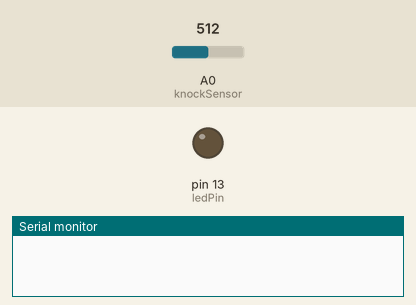
Bench run of a sketch on a simulated Arduino Uno, built with avr-gcc and run on an emulated ATmega328P. Shown: output pins drawn as LEDs (lit = HIGH), the last lines printed to the serial monitor. Dashed ring = blinking. The test bench sets the inputs (shaded band); at power-on: A0 (knockSensor) = 512.

Above: at 1.2 s.
1.3 s: A0 (knockSensor) set to 598
2.8 s: A0 (knockSensor) set to 626
At 3.05 s:
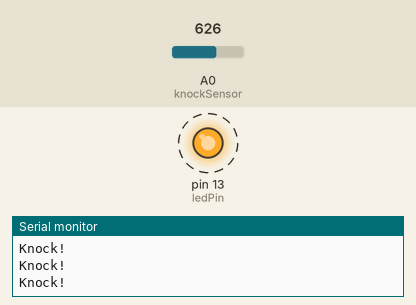
5.8 s: A0 (knockSensor) set to 365
8.8 s: A0 (knockSensor) set to 341
At 8.8 s:
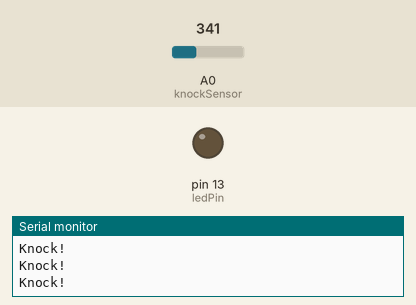
10.3 s: A0 (knockSensor) set to 511
At 10.56 s:
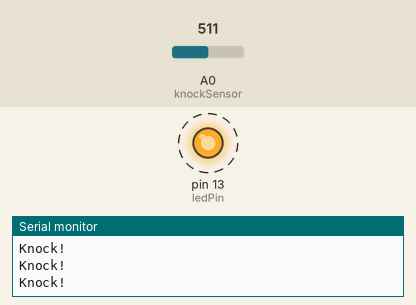
Timing chart, 0 to 14.3 s (numbered marks = the images above; inputs shaded):
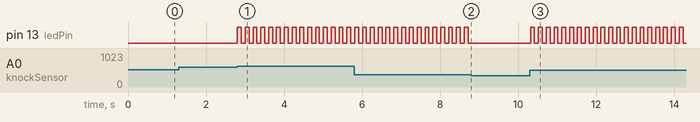

The sketch:

knock.ino
```cpp
/* Knock Sensor

 * ----------------

 *

 * Program using a Piezo element as if it was a knock sensor.

 *

 * We have to basically listen to an analog pin and detect

 * if the signal goes over a certain threshold. It writes

 * "knock" to the serial port if the Threshold is crossed,

 * and toggles the LED on pin 13.

 *

 * (cleft) 2005 D. Cuartielles for K3

 * edited by Scott Fitzgerald 14 April 2013

 */


int ledPin = 13;

int knockSensor = 0;

byte val = 0;

int statePin = LOW;

int THRESHOLD = 100;


void setup() {

 pinMode(ledPin, OUTPUT);

 Serial.begin(9600);

}


void loop() {

  val = analogRead(knockSensor);

  if (val >= THRESHOLD) {

    statePin = !statePin;

    digitalWrite(ledPin, statePin);

    Serial.println("Knock!");


  }

  delay(100);  // we have to make a delay to avoid overloading the serial port

}
```

Measured:
- the behaviour switches between 611 and 612 on A0 (knockSensor) (found by bisection; images 0 and 1)
- the behaviour switches between 356 and 355 on A0 (knockSensor) (found by bisection; images 1 and 2)
- after the input at 1.3 s, every drawn part: stays the same
- after the input at 2.8 s, pin 13 (ledPin): alternates HIGH for 0.10 s and LOW for 0.10 s, starting at once
- after the input at 8.8 s, pin 13 (ledPin): stops changing and stays LOW
- after the input at 10.3 s, pin 13 (ledPin): alternates HIGH for 0.10 s and LOW for 0.10 s, starting at once
